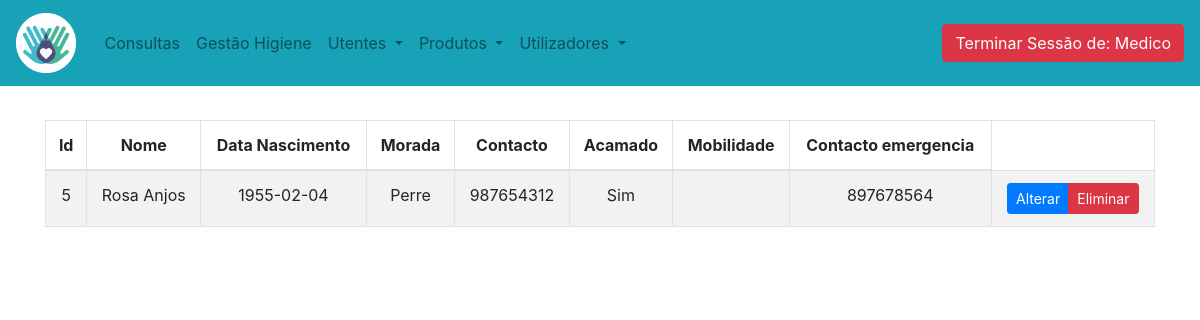
Screenshot of /lista_e_utentes/lista_utentes.php (signed in) with the database file from the repository.
### tables this page shows
CREATE TABLE IF NOT EXISTS `utentes` (
  `idutentes` int(11) NOT NULL AUTO_INCREMENT,
  `nome` varchar(45) DEFAULT NULL,
  `datanascimento` date DEFAULT NULL,
  `morada` varchar(45) DEFAULT NULL,
  `contacto` int(11) DEFAULT NULL,
  `acamado` enum('Sim','Nao') DEFAULT NULL,
  `mobilidade` varchar(45) DEFAULT NULL,
  `contactoemer` varchar(45) DEFAULT NULL,
  `departamento` varchar(45) NOT NULL,
  PRIMARY KEY (`idutentes`)
);

### lista_e_utentes/lista_utentes.php (the view, shortened to what this page needs)
<!doctype html>
<html lang="en">
  <head>
    <link rel="stylesheet" href="https://stackpath.bootstrapcdn.com/bootstrap/4.3.1/css/bootstrap.min.css">
  </head>
  <body>
		<nav class="navbar navbar-light navbar-expand-md bg-info justify-content-center fixed-top">
		 <a class="navbar-brand" href="/PAPoriginal/index_chefe.php">
          <img src="../logo.png" alt="logo" style="width:60px;">
        </a>
		  <div class="collapse navbar-collapse" id="navbarNavDropdown">
			<ul class="navbar-nav w-100 justify-content-center">
			  <li class="nav-item">
				<a class="nav-link" href="../consultas/lista_consultas.php">Consultas</a>
			  </li>
			  <li class="nav-item">
				<a class="nav-link" href="/PAPoriginal/gestao_higiene/lista_gestao.php">Gestão Higiene</a>
			  </li>
			   <li class="nav-item dropdown">
				<a class="nav-link dropdown-toggle" href="#" id="navbarDropdownMenuLink" role="button" data-toggle="dropdown" aria-haspopup="true" aria-expanded="false">
				 Utentes
				</a>
				<li class="nav-item dropdown">
				<a class="nav-link dropdown-toggle" href="" id="navbarDropdownMenuLink" role="button" data-toggle="dropdown" aria-haspopup="true" aria-expanded="false">
				Produtos
				</a>
			  <li class="nav-item dropdown">
				<a class="nav-link dropdown-toggle" href="#" id="navbarDropdownMenuLink" role="button" data-toggle="dropdown" aria-haspopup="true" aria-expanded="false">
				  Utilizadores
				</a>
			  </li>
			</ul>
			<ul class="navbar-nav w-100 justify-content-end" >
	  <a class="nav-link" href=""></a>
      <a class=" btn btn-danger" type="submit" href="../login/sair.php">Terminar Sessão de: <?php echo $_SESSION['nome_utilizador']; ?></a>
    </ul>
		  </div>
		</nav>
			<div class="container">
			<div class="table-responsive">
			<div style="margin-top:120px">
			<table class="table table-hover table-bordered table-striped text-center">
		  <thead>
			<tr>
			  <th scope="col">Id</th>
			  <th scope="col">Nome</th>
			  <th scope="col">Data Nascimento</th>
			  <th scope="col">Morada</th>
			  <th scope="col">Contacto</th>
			  <th scope="col">Acamado</th>
			  <th scope="col">Mobilidade</th>
			  <th scope="col">Contacto emergencia</th>
			</tr>
		  </thead>
		  <tbody>
		  </div>
		  </div>
		  </div>
			<?php
				try {
				  $mysqli = new mysqli("localhost", "root", "", "idosos_pap");
				  $mysqli->set_charset("utf8mb4");
				} catch(Exception $e) {
				  error_log($e->getMessage());
				  exit('Error connecting to database');
				}
				$stmt = $mysqli->prepare("select * from utentes");
				$stmt->execute();
				$result = $stmt->get_result();
				while($row = $result->fetch_assoc()) {
					  echo"<tr>";
						  echo"<td>".$row['idutentes']."</td>";
						  echo"<td>".$row['nome']."</td>";
						  echo"<td>".$row['datanascimento']."</td>";
						  echo"<td>".$row['morada']."</td>";
						  echo"<td>".$row['contacto']."</td>";
						  echo"<td>".$row['acamado']."</td>";
						  echo"<td>".$row['mobilidade']."</td>";
						  echo"<td>".$row['contactoemer']."</td>";
						  echo '<td>
						 <div class="btn-group">
						 <button type="button" class="btn btn-sm btn-primary" data-toggle="modal" data-target="#alteramodal"
							 data-idpri='.$row['idutentes'].'
							 data-idnome='.$row['nome'].'
							 data-iddata='.$row['datanascimento'].'
							 data-idmorada='.$row['morada'].'
						     data-idcontacto='.$row['contacto'].'
						     data-idacamado='.$row['acamado'].'
							 data-idmobilidade='.$row['mobilidade'].'
							 data-idcontactoemer='.$row['contactoemer'].'
							  >Alterar</button>
						  <button type="button" class="btn btn-sm btn-danger" data-toggle="modal" data-target="#eliminarmodal"
							 data-idpri='.$row['idutentes'].'
							 data-idnome='.$row['nome'].'
							 data-iddata='.$row['datanascimento'].'
							 data-idmorada='.$row['morada'].'
						     data-idcontacto='.$row['contacto'].'
						     data-idacamado='.$row['acamado'].'
							 data-idmobilidade='.$row['mobilidade'].'
							 data-idcontactoemer='.$row['contactoemer'].'
							  >Eliminar</button>
							  </td>';
					  echo"</tr>";
				}
			?>
</html>

### rows the page displays
utentes: idutentes "5", nome "Rosa Anjos", datanascimento "1955-02-04", morada "Perre", contacto "987654312", acamado "Sim", contactoemer "897678564"

### other values shown
$_SESSION['nome_utilizador'] "Medico"
